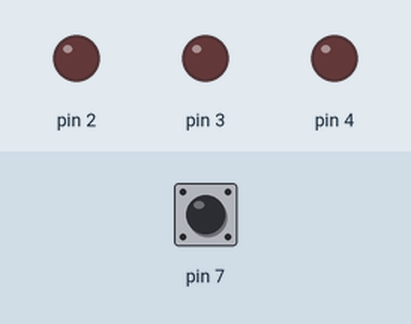
This sketch was run on a simulated Arduino Uno, built with avr-gcc and run on an emulated ATmega328P. On the bench: output pins drawn as LEDs (lit = HIGH). Dashed ring = blinking. Inputs (shaded band) come from the test bench; at power-on: pin 7 LOW.

Above: at 1.2 s.
1.3 s: pin 7 driven HIGH
At 1.6 s:
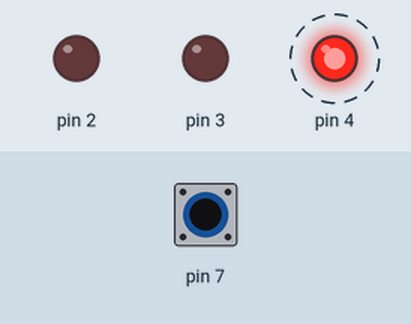
At 2.2 s:
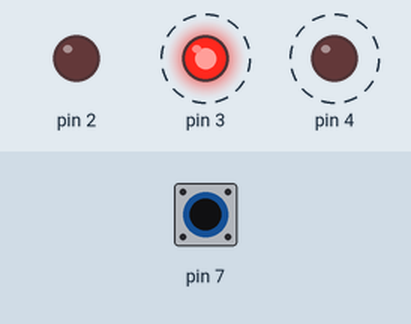
4.3 s: pin 7 driven LOW
At 5.1 s:
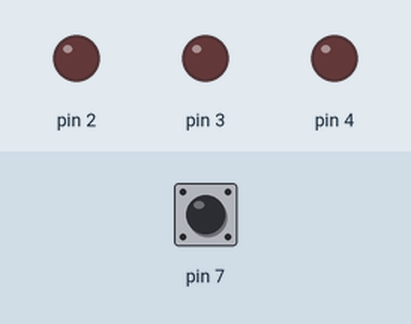
Timing chart, 0 to 7.3 s (numbered marks = the images above; inputs shaded):
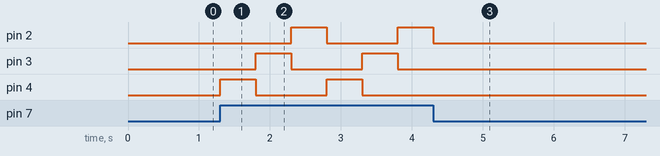

Measured:
- after the input at 1.3 s, pin 2: LOW → HIGH after 1.0 s, → LOW 0.50 s later, → HIGH 1.0 s later; pin 3: alternates HIGH for 0.50 s and LOW for 1.0 s, starting after 0.50 s; pin 4: alternates HIGH for 0.50 s and LOW for 1.0 s, starting at once
- after the input at 4.3 s, pin 2: goes on until 4.3 s, then stays LOW; pin 3, pin 4: stops changing and stays LOW

The sketch:

sketch.ino
```cpp
int status_tombol;

void setup() {
  // put your setup code here, to run once:

pinMode(2, OUTPUT);
pinMode(3, OUTPUT);
pinMode(4, OUTPUT);
pinMode(7, INPUT);
}

void loop() {
  // put your main code here, to run repeatedly:
  status_tombol = digitalRead(7);

  if(status_tombol == HIGH) {
    digitalWrite(4, HIGH);
    delay(500);
    digitalWrite(4, LOW);
    digitalWrite(3, HIGH);
    delay(500);
    digitalWrite(3, LOW);
    digitalWrite(2, HIGH);
    delay(500);
    digitalWrite(2, LOW);
  }

}
```
